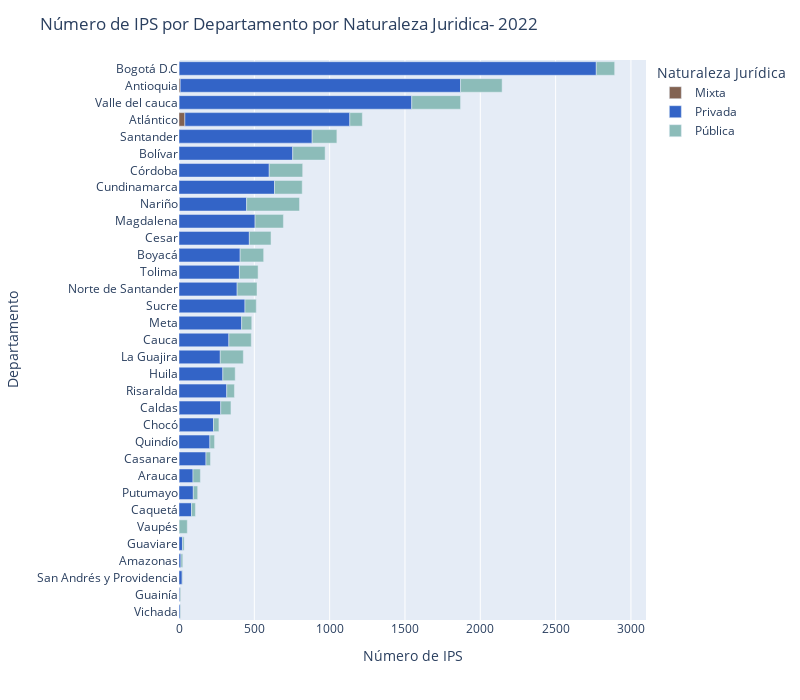

Source (notebook cell):
### Code cell
color_palette = {
    'Privada': '#3364C7',
    'Pública': '#8CBCB9',
    'Mixta': '#826251'
}

fig = px.bar(data_frame=df_num_reps_naturaleza, 
             x='Y2022', 
             y='departamento', 
             color='NaturalezaJuridica', 
             orientation='h',
             color_discrete_map=color_palette)

fig.update_xaxes(title_text='Número de IPS')
fig.update_xaxes(range=[0,3100])
fig.update_yaxes(title_text='Departamento')
fig.update_layout(title='Número de IPS por Departamento por Naturaleza Juridica- 2022')



# color_sequence = ['#3364C7' for i in departamentos]
# fig.update_traces(marker=dict(color=color_sequence))

# fig.update_traces(text=df_num_reps['Y2022'], textposition='outside')

fig.update_layout(legend_title_text='Legends', legend=dict(title=dict(text='Naturaleza Jurídica')))

# fig.update_layout(plot_bgcolor='rgba(0,0,0,0)')

fig.update_layout(width=800, height=700)

### Figure 1 — Plotly figure (JSON) as saved in the notebook; plotly's stock layout.template omitted (floating-point values rounded to 4 significant figures)
{"data": [{"alignmentgroup": "True", "hovertemplate": "NaturalezaJuridica=Mixta<br>Y2022=%{x}<br>departamento=%{y}<extra></extra>", "legendgroup": "Mixta", "marker": {"color": "#826251", "pattern": {"shape": ""}}, "name": "Mixta", "offsetgroup": "Mixta", "orientation": "h", "showlegend": true, "textposition": "auto", "type": "bar", "x": [0, 1, 0, 0, 0, 0, 0, 0, 1, 1, 0, 2, 1, 0, 0, 0, 0, 0, 1, 0, 1, 0, 0, 0, 3, 0, 0, 0, 0, 39, 1, 8, 1], "xaxis": "x", "y": ["Vichada", "Guainía", "San Andrés y Providencia", "Amazonas", "Guaviare", "Vaupés", "Caquetá", "Putumayo", "Arauca", "Casanare", "Quindío", "Chocó", "Caldas", "Risaralda", "Huila", "La Guajira", "Cauca", "Meta", "Sucre", "Norte de Santander", "Tolima", "Boyacá", "Cesar", "Magdalena", "Nariño", "Cundinamarca", "Córdoba", "Bolívar", "Santander", "Atlántico", "Valle del cauca", "Antioquia", "Bogotá D.C"], "yaxis": "y"}, {"alignmentgroup": "True", "hovertemplate": "NaturalezaJuridica=Privada<br>Y2022=%{x}<br>departamento=%{y}<extra></extra>", "legendgroup": "Privada", "marker": {"color": "#3364C7", "pattern": {"shape": ""}}, "name": "Privada", "offsetgroup": "Privada", "orientation": "h", "showlegend": true, "textposition": "auto", "type": "bar", "x": [8, 6, 21, 13, 23, 1, 83, 95, 92, 178, 205, 227, 276, 317, 291, 274, 331, 416, 437, 386, 400, 406, 467, 505, 446, 634, 599, 755, 884, 1095, 1544, 1861, 2769], "xaxis": "x", "y": ["Vichada", "Guainía", "San Andrés y Providencia", "Amazonas", "Guaviare", "Vaupés", "Caquetá", "Putumayo", "Arauca", "Casanare", "Quindío", "Chocó", "Caldas", "Risaralda", "Huila", "La Guajira", "Cauca", "Meta", "Sucre", "Norte de Santander", "Tolima", "Boyacá", "Cesar", "Magdalena", "Nariño", "Cundinamarca", "Córdoba", "Bolívar", "Santander", "Atlántico", "Valle del cauca", "Antioquia", "Bogotá D.C"], "yaxis": "y"}, {"alignmentgroup": "True", "hovertemplate": "NaturalezaJuridica=Pública<br>Y2022=%{x}<br>departamento=%{y}<extra></extra>", "legendgroup": "Pública", "marker": {"color": "#8CBCB9", "pattern": {"shape": ""}}, "name": "Pública", "offsetgroup": "Pública", "orientation": "h", "showlegend": true, "textposition": "auto", "type": "bar", "x": [4, 5, 4, 12, 11, 54, 26, 29, 49, 30, 31, 36, 68, 51, 82, 153, 149, 67, 75, 132, 124, 156, 144, 188, 351, 184, 222, 215, 164, 83, 324, 276, 122], "xaxis": "x", "y": ["Vichada", "Guainía", "San Andrés y Providencia", "Amazonas", "Guaviare", "Vaupés", "Caquetá", "Putumayo", "Arauca", "Casanare", "Quindío", "Chocó", "Caldas", "Risaralda", "Huila", "La Guajira", "Cauca", "Meta", "Sucre", "Norte de Santander", "Tolima", "Boyacá", "Cesar", "Magdalena", "Nariño", "Cundinamarca", "Córdoba", "Bolívar", "Santander", "Atlántico", "Valle del cauca", "Antioquia", "Bogotá D.C"], "yaxis": "y"}], "layout": {"barmode": "relative", "height": 700, "legend": {"title": {"text": "Naturaleza Jurídica"}, "tracegroupgap": 0}, "margin": {"t": 60}, "title": {"text": "Número de IPS por Departamento por Naturaleza Juridica- 2022"}, "width": 800, "xaxis": {"anchor": "y", "domain": [0, 1], "range": [0, 3100], "title": {"text": "Número de IPS"}}, "yaxis": {"anchor": "x", "domain": [0, 1], "title": {"text": "Departamento"}}}}
